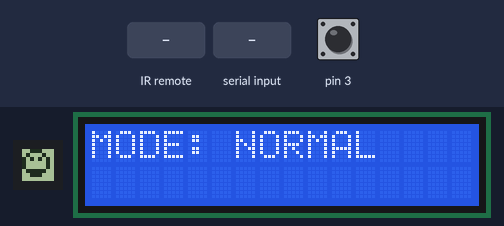
Recording of a sketch running on a simulated Arduino Uno, built with avr-gcc and run on an emulated ATmega328P. On the bench: 8×8 one-colour display, 16×2 character LCD. The test bench sets the inputs (shaded band); at power-on: pin 3 HIGH.

Above: at 1.2 s.
1.3 s: infrared code 0xA15EFF00 received
At 2.4 s:
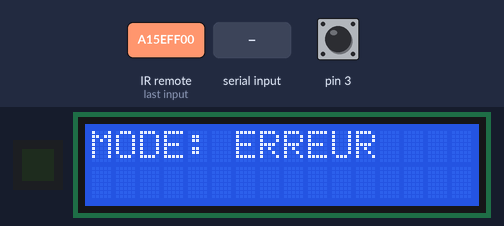
4.0 s: pin 3 pulled LOW for 0.15 s
At 5.1 s:
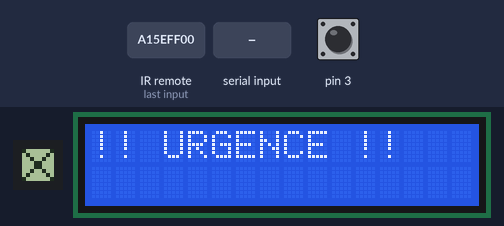
5.6 s: pin 3 pulled LOW for 1 s
At 6.0 s:
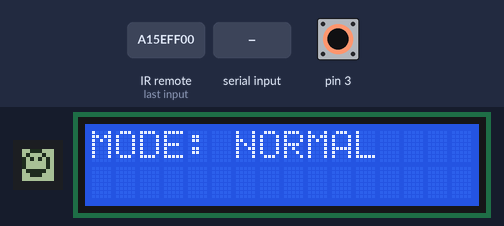
8.1 s: "1" received over Serial
At 8.19 s:
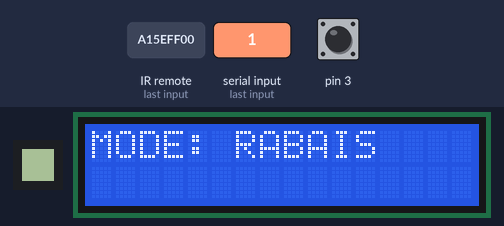
9.8 s: infrared code 0xF708FF00 received
At 11.0 s:
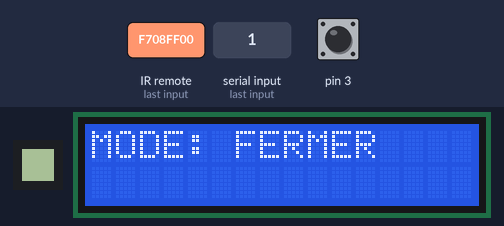
11.3 s: infrared code 0xE718FF00 received
At 12.2 s:
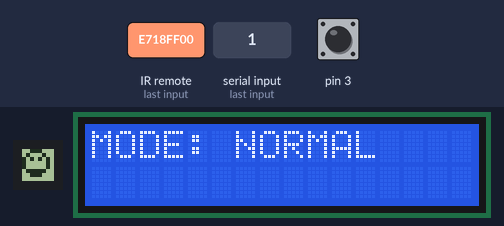
Timing chart, 0 to 13.8 s (numbered marks = the images above; inputs shaded):
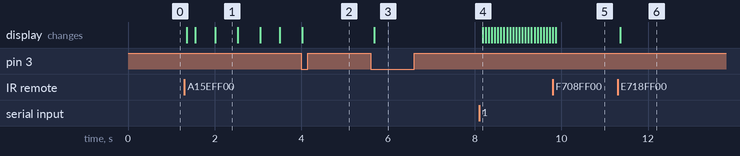

The sketch:

Labo06.ino
```cpp
#include "SystemeControle.h"   // ← plus besoin de IRremote.hpp ici

SystemeControle monSysteme(6, 4, 5, 11);

void setup() {
    monSysteme.initialiser(3);
}

void loop() {
    monSysteme.lireEntrees();
    monSysteme.mettreAJourAffichage();
    delay(50);
}
```

MatriceDisplay.cpp
```cpp
#include "MatriceDisplay.h"

// Démarre la communication avec la matrice et règle les paramètres de base (contraste, police).
void MatriceDisplay::begin() {
    u8g2.begin();
    u8g2.setContrast(5);
    u8g2.setFont(u8g2_font_4x6_tr);
}

// Affiche et fait défiler le mot "SPECIAL" horizontalement sur la matrice.
void MatriceDisplay::afficherRabais() {
    u8g2.clearBuffer();
    u8g2.drawStr(xOffset, 7, "SPECIAL");
    u8g2.sendBuffer();
    xOffset--;
    if (xOffset < -30) xOffset = 8;
}

// Dessine un visage souriant (tête, yeux, bouche) sur la matrice 8x8.
void MatriceDisplay::afficherNormal() {
    u8g2.clearBuffer();
    u8g2.drawCircle(3, 3, 3);
    u8g2.drawPixel(2, 2);
    u8g2.drawPixel(4, 2);
    u8g2.drawLine(2, 5, 4, 5);
    u8g2.sendBuffer();
}

// Fait clignoter la matrice entière (carré plein) toutes les 500ms.
void MatriceDisplay::afficherErreur() {
    u8g2.clearBuffer();
    if ((millis() / 500) % 2 == 0) {
        u8g2.drawBox(0, 0, 8, 8);
    }
    u8g2.sendBuffer();
}

// Dessine une croix (X) pour signaler un état critique d'urgence.
void MatriceDisplay::afficherUrgence() {
    u8g2.clearBuffer();
    u8g2.drawLine(0, 0, 7, 7);
    u8g2.drawLine(0, 7, 7, 0);
    u8g2.sendBuffer();
}

// Efface tous les pixels de la matrice pour l'éteindre.
void MatriceDisplay::eteindre() {
    u8g2.clearBuffer();
    u8g2.sendBuffer();
}
```

MatriceDisplay.h
```cpp
#ifndef MATRICEDISPLAY_H
#define MATRICEDISPLAY_H

#include <U8g2lib.h>

class MatriceDisplay {
private:
    U8G2_MAX7219_8X8_F_4W_SW_SPI u8g2;

    // Variable pour mémoriser la position horizontale du texte lors de l'animation de défilement.
    int xOffset = 8;

public:
    // Constructeur : initialise l'objet u8g2 en liant les pins physiques de l'Arduino aux fonctions SPI (Horloge, Données, Sélection).
    MatriceDisplay(int clk, int din, int cs)
        : u8g2(U8G2_R0, clk, din, cs, U8X8_PIN_NONE, U8X8_PIN_NONE) {}
    void begin();
    void afficherRabais();
    void afficherNormal();
    void afficherErreur();
    void afficherUrgence();
    void eteindre();
};

#endif
```

SystemeControle.cpp
```cpp
#include <Arduino.h>
#include <IRremote.hpp>
#include "SystemeControle.h"

// ... reste identique
// Initialisation de la variable statique
volatile Mode SystemeControle::modeActuel = NORMAL;

SystemeControle::SystemeControle(int clk, int din, int cs, int irPin)
    : matrice(clk, din, cs), lcd(0x27, 16, 2), pinIR(irPin) {}

void SystemeControle::initialiser(int boutonPin) {
    Serial.begin(9600);
    matrice.begin();
    lcd.begin();
    lcd.backlight();
    IrReceiver.begin(pinIR);
    pinMode(boutonPin, INPUT_PULLUP);
    attachInterrupt(digitalPinToInterrupt(boutonPin), gestionBouton, FALLING);
}

void SystemeControle::gestionBouton() {
    static unsigned long dernierTemps = 0;
    unsigned long tempsActuel = millis();
    if (tempsActuel - dernierTemps > 250) {
        if (modeActuel == URGENCE) {
            modeActuel = NORMAL;
        } else {
            modeActuel = URGENCE;
        }
        dernierTemps = tempsActuel;
    }
}

void SystemeControle::lireEntrees() {
    if (modeActuel != URGENCE) {
        if (Serial.available()) {
            char c = Serial.read();
            if (c == '1') { modeActuel = RABAIS; }
            if (c == '2') { modeActuel = NORMAL; }
            if (c == '3') { modeActuel = ERREUR; }
            if (c == '4') { modeActuel = FERMER; }
        }
        if (IrReceiver.decode()) {
            uint32_t val = IrReceiver.decodedIRData.decodedRawData;
            if (val != 0) {
                if (val == 0xF30CFF00)      { modeActuel = RABAIS; }
                else if (val == 0xE718FF00) { modeActuel = NORMAL; }
                else if (val == 0xA15EFF00) { modeActuel = ERREUR; }
                else if (val == 0xF708FF00) { modeActuel = FERMER; }
            }
            IrReceiver.resume();
        }
    }
}

void SystemeControle::mettreAJourAffichage() {
    lcd.setCursor(0, 0);
    switch (modeActuel) {
        case RABAIS:
            lcd.print("MODE: RABAIS   ");
            matrice.afficherRabais();
            break;
        case NORMAL:
            lcd.print("MODE: NORMAL   ");
            matrice.afficherNormal();
            break;
        case ERREUR:
            lcd.print("MODE: ERREUR   ");
            matrice.afficherErreur();
            break;
        case FERMER:
            lcd.print("MODE: FERMER   ");
            matrice.eteindre();
            break;
        case URGENCE:
            lcd.setCursor(0, 0);
            lcd.print("!! URGENCE !!  ");
            matrice.afficherUrgence();
            break;
    }
}
```

SystemeControle.h
```cpp
#ifndef SYSTEMECONTROLE_H
#define SYSTEMECONTROLE_H

#include <Arduino.h>
#include <LCD_I2C.h>
#include "MatriceDisplay.h"

enum Mode { RABAIS, NORMAL, ERREUR, FERMER, URGENCE };

class SystemeControle {
private:
    MatriceDisplay matrice;
    LCD_I2C lcd;
    int pinIR;

public:
    static volatile Mode modeActuel;

    SystemeControle(int clk, int din, int cs, int irPin);

    void initialiser(int boutonPin);
    void lireEntrees();
    void mettreAJourAffichage();

    static void gestionBouton();
};

#endif
```

Measured:
- after the input at 1.3 s, the display: changes after 0.06 s (image 1)
- after the input at 4.0 s, the display: changes at once (image 2)
- after the input at 5.6 s, the display: changes after 0.08 s (image 3)
- after the input at 8.1 s, the display: changes after 0.08 s (image 4)
- after the input at 9.8 s, the display: first differs from a run without the input after 0.07 s (image 5)
- after the input at 11.3 s, the display: changes after 0.06 s (image 6)
- what the display in image 1 shows lasts 0.5 s, from 2.0 s to 2.5 s
